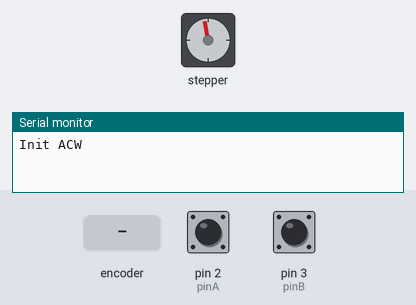
Bench run of a sketch on a simulated Arduino Uno, built with avr-gcc and run on an emulated ATmega328P. Shown: stepper motor, the last lines printed to the serial monitor. Wiring (inferred from the names in the program): stepper motor (2048 steps per turn assumed): coils pin 5, pin 6, pin 7, pin 8. The test bench sets the inputs (shaded band); at power-on: pin 2 (pinA) HIGH, pin 3 (pinB) HIGH.

Above: at 0.5 s.
At 16.7 s:
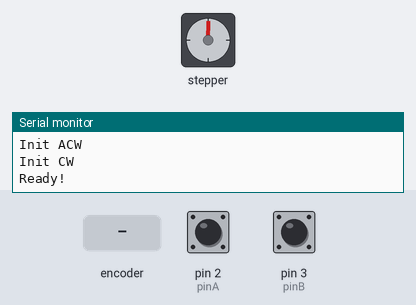
16.8 s: rotary encoder on pin 2 (pinA) / pin 3 (pinB) turned 3 steps (first pin leading)
At 16.95 s:
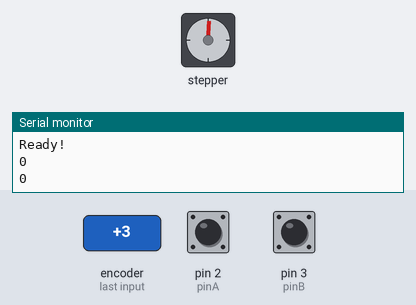
Timing chart, 0 to 19.8 s (numbered marks = the images above; inputs shaded):
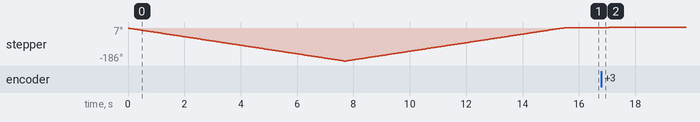

The sketch:

MagLoop_TuningMotor_Nano.ino
```cpp
// This Arduino example demonstrates bidirectional operation of a
// 28BYJ-48, using a VMA401 - ULN2003 interface board to drive the stepper.
// The 28BYJ-48 motor is a 4-phase, 8-beat motor, geared down by
// a factor of 68. One bipolar winding is on motor pins 1 & 3 and
// the other on motor pins 2 & 4. The step angle is 5.625/64 and the
// operating Frequency is 100pps. Current draw is 92mA.
////////////////////////////////////////////////

//declare variables for the motor pins
uint8_t motorPin1 = 5;                                                               // Blue - 28BYJ48 pin 1
uint8_t motorPin2 = 6;                                                               // Pink - 28BYJ48 pin 2
uint8_t motorPin3 = 7;                                                              // Yellow - 28BYJ48 pin 3
uint8_t motorPin4 = 8;                                                              // Orange - 28BYJ48 pin 4
                                                                                     // Red - 28BYJ48 pin 5 (VCC)
int motorSpeed = 3600;                                                               // 800 - 4800 defaultvariable to set stepper speed, ***higher is slower***
int lookup[8] = { B01000, B01100, B00100, B00110, B00010, B00011, B00001, B01001 };  // used for stepping the motor


// keep the states of A and B inputs
int curStateA = 1;
int prevStateA = 1;
int curStateB = 1;

int stepSize = 1;
int countsPerHalfRev = 265;  // was 512 number of steps for full revolution
int ledPin = 13;


//////////////////////////////////////////////////////////////////////////////
// Digital encoder
int8_t pinA = 2;
int8_t pinB = 3;
int8_t pinSW = 4;
int pos = 0;

// initialize everything
void setup() {
  // setup digital encoder
  pinMode(pinSW, INPUT_PULLUP);  // saves need for external pullup resistors
  pinMode(pinA, INPUT_PULLUP);
  pinMode(pinB, INPUT_PULLUP);

  //declare the motor pins as outputs
  pinMode(motorPin1, OUTPUT);
  pinMode(motorPin2, OUTPUT);
  pinMode(motorPin3, OUTPUT);
  pinMode(motorPin4, OUTPUT);
  Serial.begin(9600);

  initMotor(); //do this to run motor from end to end once to calibrate without using end stops as it won't hurt it.
  prevStateA = digitalRead(pinA);
  Serial.println("Ready!");
}

// main prog loop
void loop() {
  curStateA = digitalRead(pinA);
  curStateB = digitalRead(pinB);

  if (curStateA != prevStateA) {
    if (curStateB != curStateA) {
      pos--;
      clockwise();
    } else {
      pos++;
      anticlockwise();
    }

    if (pos < 0) { pos = 0;  }
    if (pos > countsPerHalfRev) { pos = countsPerHalfRev; }
    Serial.println(pos);

  }
  prevStateA = curStateA;
}


// run the motor from end to end and back. It is a stepper so it will not harm it and no limit switches are needed
// if it does not do 180 degrees then the value of countsPerHalfRev is wrong, refer to documentation for your specific motor
// you can reverse antoclocwise and clockwise statements to ensure the cap is closed
void initMotor() {

  Serial.println("Init ACW");
  for (int i = 0; i <= countsPerHalfRev; i++) {
    anticlockwise();
  }

  Serial.println("Init CW");
  for (int i = countsPerHalfRev; i > -5; i--) {
    clockwise();
  }
  pos = 0;
}

// close the cap to prevent dust getting on vanes
void shutdown() {
  for (int i = 0; i < countsPerHalfRev; i++) {
    anticlockwise();
  }
}

// move the motor
//set pins to ULN2003 high in sequence from 1 to 4
//delay "motorSpeed" between each pin setting (to determine speed)
void anticlockwise() {
  for (int i = 0; i < 8; i++) {
    setOutput(i);
    delayMicroseconds(motorSpeed);
  }
}

void clockwise() {
  for (int i = 7; i >= 0; i--) {
    setOutput(i);
    delayMicroseconds(motorSpeed);
  }
}

// drive the outputs sequentially as desired
void setOutput(int out) {
  digitalWrite(motorPin1, bitRead(lookup[out], 0));
  digitalWrite(motorPin2, bitRead(lookup[out], 1));
  digitalWrite(motorPin3, bitRead(lookup[out], 2));
  digitalWrite(motorPin4, bitRead(lookup[out], 3));
}
```
